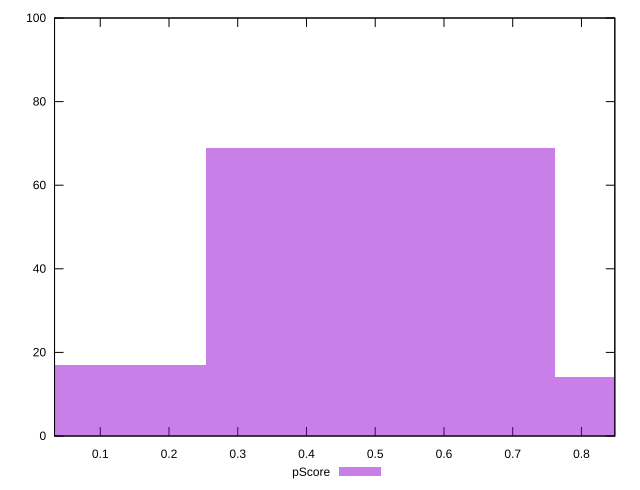

Here is the gnuplot script that generated this plot:
reset

$pScore <<EOF
0 17
0.5078241029149462 69
1.0156482058298923 14
EOF

set key outside below
set boxwidth 0.5078241029149462
set xrange [0.033491794354463644:0.8485397254491467]
set yrange [0:100]
set trange [0:100]
set style fill transparent solid 0.5 noborder
set terminal svg size 640, 490 enhanced background rgb 'white'
set output "report_00014_2021-02-09T15:56:05.503Z/speed-index/samples/pages+cached/pScore/histogram.svg"

plot $pScore title "pScore" with boxes

reset
